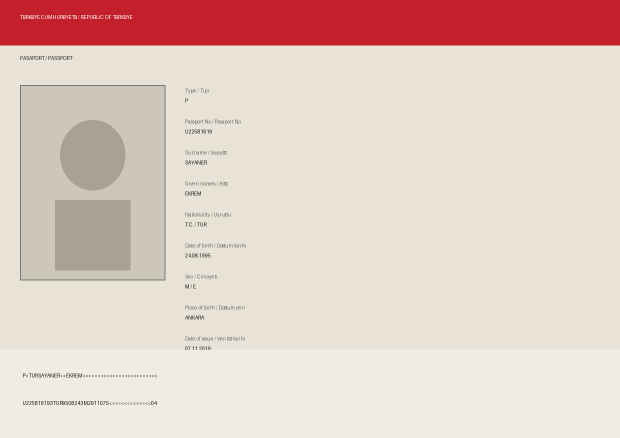
#> input picture test_assets/passport_b.png, 1240 x 875 px, given in place of passport_b.png.png, which was not available (shown at 1/2 size)
$ python -i transparent_explainer_bg.py   (imports and definitions only)
#> lines starting #> are read from the running program, lines starting #| are printed output that depends on the picture; pictures that were not available may be replaced by others from this repository, and a replacement may not be noted
#> in make_transparent, im is the input picture: PIL image 1240x875 RGB; mean R, G, B 225.7, 203, 194.3
"""Anlatim illustrasyonlarinin zemin rengini saydam yapar (tek seferlik yardimci).

Kullanici notu: "animasyonlarda ayrica zemin rengi olmasin" — beyaz/krem zemin
kaldirilir, illustrasyon panelin arka planiyla ayni renkte gorunur.
Yalniz kenardan baglantili zemin bolgesi silinir (flood fill), illustrasyon
icindeki beyaz alanlar (gomlek, pasaport sayfasi, vesikalik fon) korunur.
Orijinaller *.solidbg.png olarak yedeklenir.
"""

import os
import shutil

from PIL import Image, ImageDraw, ImageFilter

BASE = "/app/frontend/public/explainer"
SCENES = ["intro", "passport", "photo", "upload", "extras", "cta", "track"]
MARK = (255, 0, 255)
THRESH = 42


def seeds(width: int, height: int):
    xs = [1, width // 4, width // 2, 3 * width // 4, width - 2]
#> xs = [1, 310, 620, 930, 1238]
    ys = [1, height // 4, height // 2, 3 * height // 4, height - 2]
#> ys = [1, 218, 437, 656, 873]
    points = [(x, 1) for x in xs] + [(x, height - 2) for x in xs]
    points += [(1, y) for y in ys] + [(width - 2, y) for y in ys]
    return points


def make_transparent(name: str) -> None:
    path = os.path.join(BASE, f"{name}.png")
    im = Image.open(path)
    if im.mode == "RGBA" and im.getchannel("A").getextrema()[0] < 250:
        print(f"{name}: zemin zaten saydam, atlandi")
        return

    backup = os.path.join(BASE, f"{name}.solidbg.png")
    if not os.path.exists(backup):
        shutil.copy2(path, backup)

    rgb = im.convert("RGB")
    work = rgb.copy()
    for point in seeds(*work.size):
        if sum(abs(a - b) for a, b in zip(work.getpixel(point), MARK)) < 30:
            continue
        ImageDraw.floodfill(work, point, MARK, thresh=THRESH)
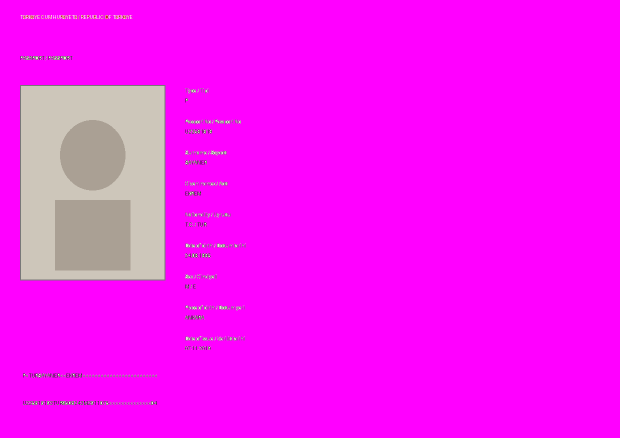
#> work: PIL image 1240x875 RGB (shown at 1/2 size); mean R, G, B 247.6, 20.4, 245.5

    mask = Image.new("L", work.size, 255)
#> mask: PIL image 1240x875 L; every value is 255
    mask_px = mask.load()
    work_px = work.load()
    removed = 0
    for y in range(work.height):
        for x in range(work.width):
            if work_px[x, y] == MARK:
                mask_px[x, y] = 0
                removed += 1
#> after the loop, removed = 963021
    mask = mask.filter(ImageFilter.GaussianBlur(0.6))
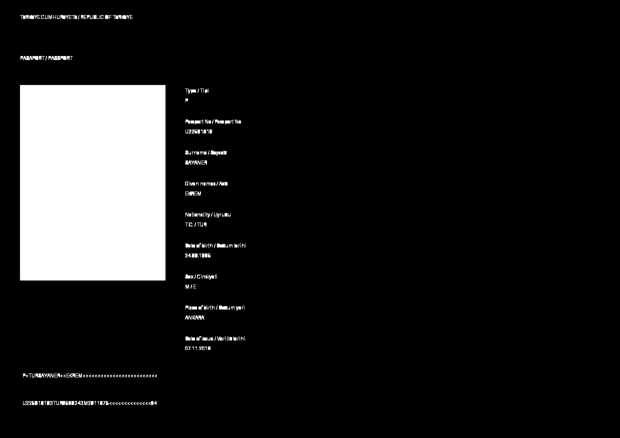
#> mask: PIL image 1240x875 L (shown at 1/2 size); min 0, max 255, mean 28.7

    out = rgb.convert("RGBA")
    out.putalpha(mask)
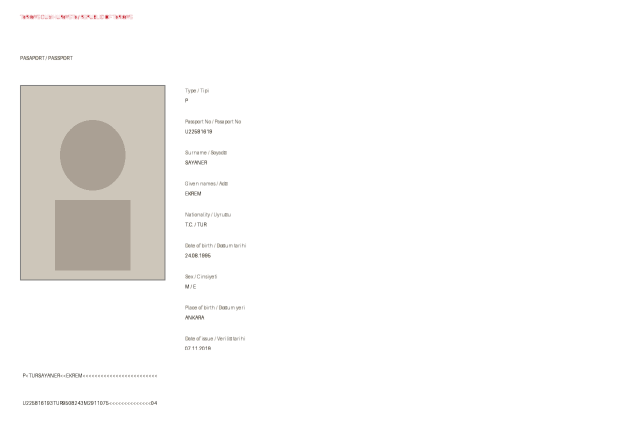
#> out: PIL image 1240x875 RGBA (shown at 1/2 size); mean R, G, B, A 225.7, 203, 194.3, 28.7; transparent parts drawn white
    out.save(path, optimize=True)
    print(f"{name}: {removed} piksel zemin saydamlastirildi ({removed / (im.width * im.height):.0%})")
#| ../test_assets/passport_b.png: 963021 piksel zemin saydamlastirildi (89%)


# [3 lines not run here, left out]

>>> result = make_transparent('../test_assets/passport_b.png')
